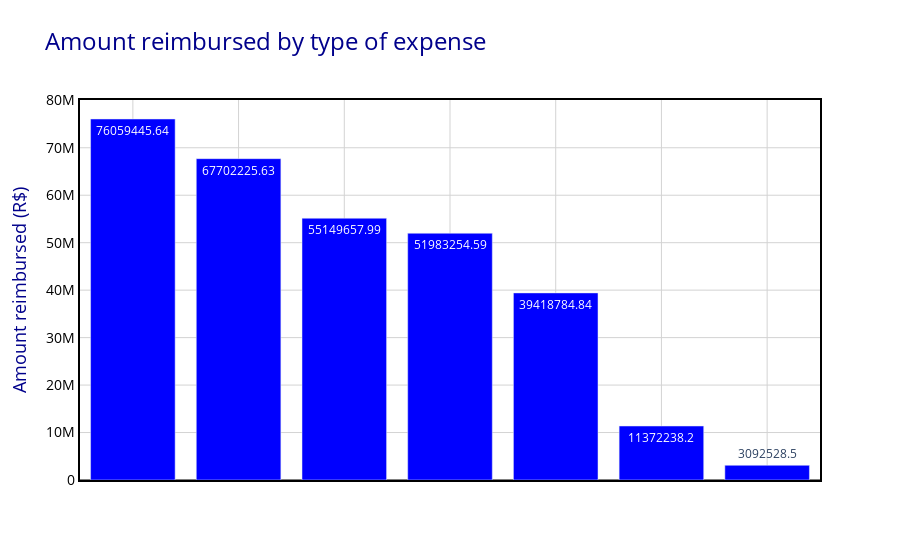

Notebook code for this chart:
### Code cell
# Plot the data
trace = go.Bar(
    x=amount_by_type["TIPO_DESPESA"],
    y=amount_by_type["VALOR_REEMBOLSADO"],
    marker=dict(color="blue"),
    text=amount_by_type["VALOR_REEMBOLSADO"],
    textposition="auto",
)

# Set chart layout
layout = go.Layout(
    title="Amount reimbursed by type of expense",
    titlefont=dict(size=24, color="darkblue"),
    xaxis=dict(
        xaxis_layout,
        showticklabels=False,  # Turn off X axis values
    ),
    yaxis=yaxis_layout,
    hovermode="closest",
    plot_bgcolor="white",
)

py.iplot({"data": [trace], "layout": layout})

### Figure 1 — Plotly figure (JSON) as saved in the notebook; plotly's stock layout.template omitted (floating-point values rounded to 4 significant figures)
{"data": [{"marker": {"color": "blue"}, "text": [76060000.0, 67700000.0, 55150000.0, 51980000.0, 39420000.0, 11370000.0, 3093000.0], "textposition": "auto", "type": "bar", "x": ["Passagens aéreas, aquáticas e terrestres nacionais", "Locomoçăo, hospedagem, alimentaçăo, combustíveis e lubrificantes", "Aluguel de imóveis para escritório político, compreendendo despesas concernentes a eles.", "Contrataçăo de consultorias, assessorias, pesquisas, trabalhos técnicos e outros serviços de apoio ao exercício do mandato parlamentar", "Divulgaçăo da atividade parlamentar", "Aquisiçăo de material de consumo para uso no escritório político, inclusive aquisiçăo ou locaçăo de software, despesas postais, aquisiçăo de publicaçơes, locaçăo de móveis e de equipamentos. ", "Serviços de Segurança Privada"], "y": [76060000.0, 67700000.0, 55150000.0, 51980000.0, 39420000.0, 11370000.0, 3093000.0]}], "layout": {"hovermode": "closest", "plot_bgcolor": "white", "title": {"font": {"color": "darkblue", "size": 24}, "text": "Amount reimbursed by type of expense"}, "xaxis": {"gridcolor": "lightgrey", "gridwidth": 1, "linecolor": "black", "linewidth": 2, "mirror": true, "showgrid": true, "showline": true, "showticklabels": false, "tickfont": {"color": "black", "size": 14}, "title": {"font": {"color": "darkblue", "size": 18}}, "zeroline": true, "zerolinecolor": "grey", "zerolinewidth": 2}, "yaxis": {"gridcolor": "lightgrey", "gridwidth": 1, "linecolor": "black", "linewidth": 2, "mirror": true, "showgrid": true, "showline": true, "tickfont": {"color": "black", "size": 14}, "title": {"font": {"color": "darkblue", "size": 18}, "text": "Amount reimbursed (R$)"}, "zeroline": true, "zerolinecolor": "grey", "zerolinewidth": 2}}}
